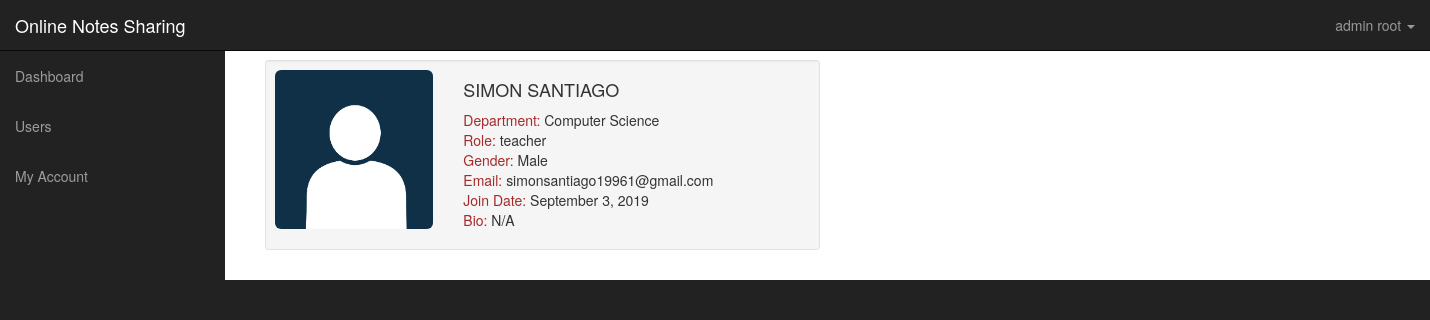
/dashboard/viewprofile.php?name=simon (signed in), run on the app's committed database.
### tables this page shows
CREATE TABLE IF NOT EXISTS `users` (
  `id` int(11) NOT NULL AUTO_INCREMENT,
  `username` varchar(225) NOT NULL,
  `name` varchar(225) NOT NULL,
  `about` varchar(300) NOT NULL DEFAULT 'N/A',
  `role` varchar(225) NOT NULL,
  `email` varchar(225) NOT NULL,
  `token` varchar(225) NOT NULL,
  `gender` varchar(225) NOT NULL,
  `password` varchar(225) NOT NULL,
  `course` varchar(225) NOT NULL,
  `image` varchar(225) NOT NULL DEFAULT 'profile.jpg',
  `joindate` varchar(225) NOT NULL,
  PRIMARY KEY (`id`)
);

### dashboard/viewprofile.php (the view, shortened to what this page needs)
<?php
include ('includes/adminheader.php');
?>
<div id="wrapper">
       <?php include 'includes/adminnav.php';?>
        <div id="page-wrapper">
            <div class="container-fluid">
            <div class="row">
                    <div class="col-lg-8">
<?php
if (isset($_GET['name'])) {
    $user = mysqli_real_escape_string($conn , $_GET['name']);
    $query = "SELECT * FROM users WHERE username= '$user' ";
    $run_query = mysqli_query($conn, $query) or die(mysqli_error($conn)) ;
    if (mysqli_num_rows($run_query) > 0 ) {
    while ($row = mysqli_fetch_array($run_query)) {
	$name = $row['name'];
	$email = $row['email'];
	$course = $row['course'];
	$role = $row['role'];
	$bio = $row['about'];
	$image = $row['image'];
    $joindate = $row['joindate'];
    $gender = $row['gender'];
}
}
?>
<div class="container">
    <div class="row">
        <div class="col-xs-12 col-sm-6 col-md-6">
            <div class="well well-sm">
                <div class="row">
                    <div class="col-sm-6 col-md-4">
                        <img src="profilepics/<?php echo $image; ?>" size=300x500 alt="" class="img-rounded img-responsive" />
                    </div>
                    <div class="col-sm-6 col-md-8">
                        <h4>
                           <?php echo $name; ?></h4>
                        <p>
                            <font color= "brown" > Department: </font> <?php echo $course; ?>
                            <br/>
                            <font color= "brown" > Role: </font> <?php echo $role; ?>
                            <br/>
                            <font color= "brown" > Gender: </font> <?php echo $gender; ?>
                            <br/>
                            <font color="brown">  Email: </font> <?php echo $email; ?>
                            <br />
                            <font color="brown"> Join Date: </font> <?php echo $joindate; ?>
                            <br/>
                            <font color="brown" > Bio: </font> <?php echo $bio; ?>
                            </p>
                        </div>
                    </div>
                </div>
            </div>
        </div>
    </div>
</div>
</body>
</html>
<?php } else {
    header("location:index.php");
    } ?>

### dashboard/css/sb-admin.css (style rules this page uses)
body { margin-top: 100px; background-color: #222; }
@media (min-width:768px) { body { margin-top: 50px; } }
#wrapper { padding-left: 0; }
#page-wrapper { width: 100%; padding: 0; background-color: #fff; }
@media (min-width:768px) { #wrapper { padding-left: 225px; } }
@media (min-width:768px) { #page-wrapper { padding: 10px; } }

### data on the page
users: image (placeholder picture), name "SIMON SANTIAGO", course "Computer Science", role "teacher", gender "Male", email "simonsantiago19961@gmail.com", joindate "September 3, 2019", about "N/A"

### other printed values
$_SESSION['name'] "admin root"
